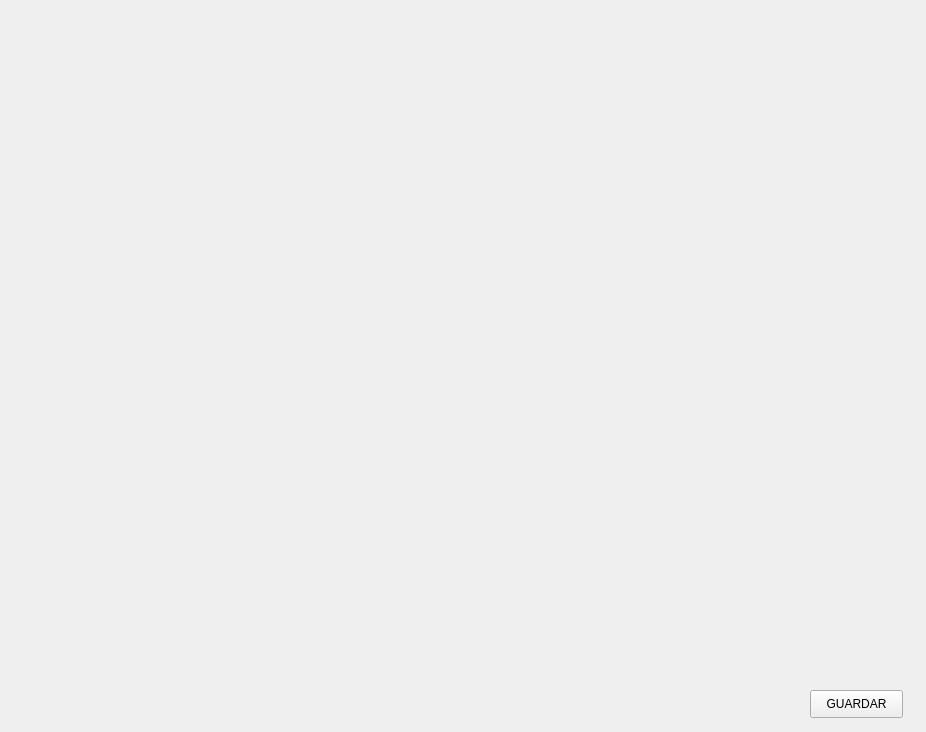
<?xml version="1.0" encoding="UTF-8"?>
<ui version="4.0">
 <class>Form</class>
 <widget class="QWidget" name="Form">
  <property name="geometry">
   <rect>
    <x>0</x>
    <y>0</y>
    <width>926</width>
    <height>732</height>
   </rect>
  </property>
  <property name="windowTitle">
   <string>Form</string>
  </property>
  <widget class="QLabel" name="imagen">
   <property name="geometry">
    <rect>
     <x>0</x>
     <y>0</y>
     <width>921</width>
     <height>671</height>
    </rect>
   </property>
   <property name="text">
    <string/>
   </property>
  </widget>
  <widget class="QPushButton" name="guardar">
   <property name="geometry">
    <rect>
     <x>810</x>
     <y>690</y>
     <width>93</width>
     <height>28</height>
    </rect>
   </property>
   <property name="text">
    <string>GUARDAR</string>
   </property>
  </widget>
 </widget>
 <resources/>
 <connections/>
</ui>
